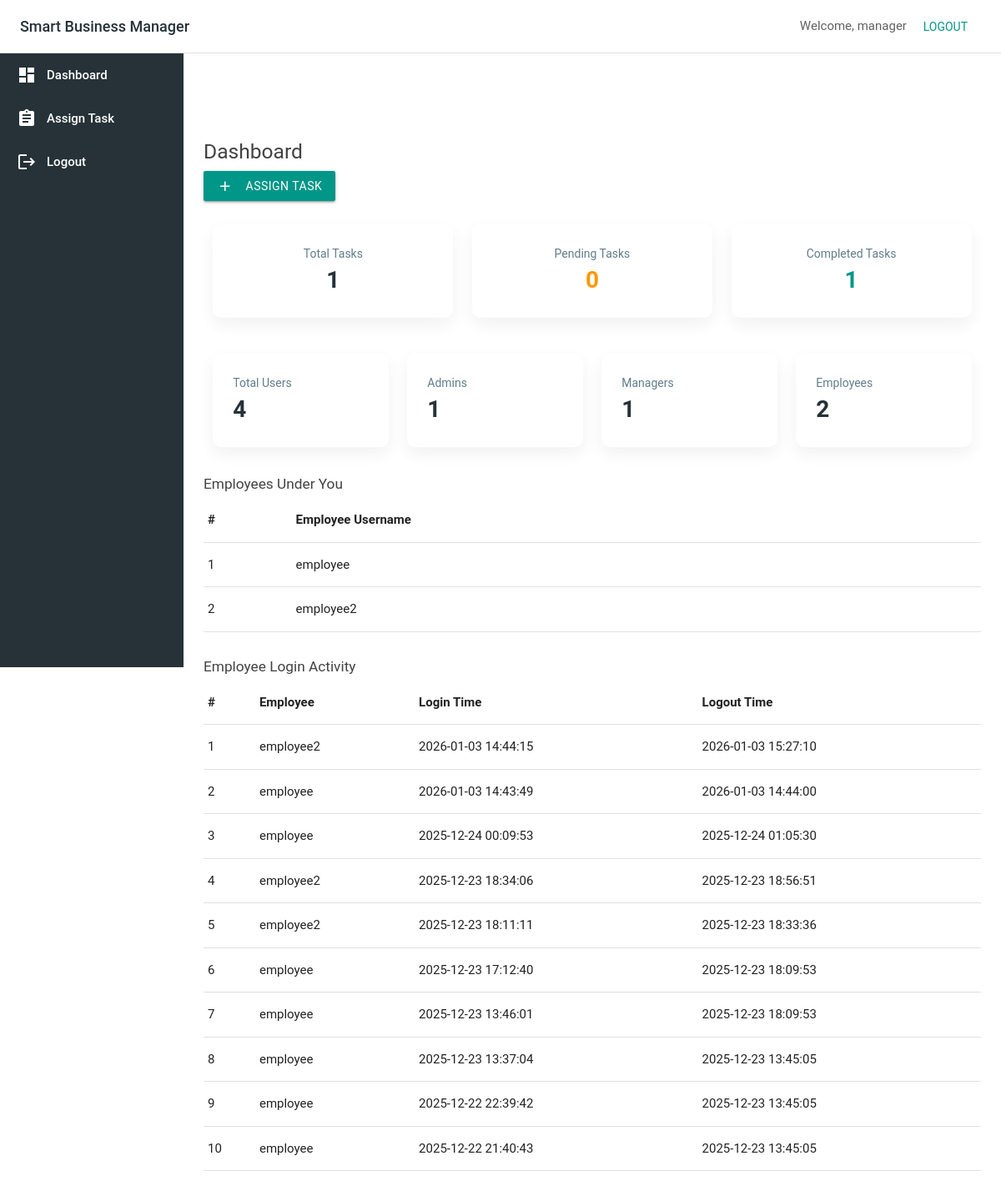
/manager (signed in), run on the app's committed database.
### tables this page shows
CREATE TABLE users (
            id INTEGER PRIMARY KEY AUTOINCREMENT,
            username TEXT UNIQUE,
            password TEXT,
            role TEXT
        );

CREATE TABLE login_activity (
            id INTEGER PRIMARY KEY AUTOINCREMENT,
            username TEXT,
            role TEXT,
            login_time TEXT,
            logout_time TEXT
        );

### app.py (the view)
@app.route("/manager")
def manager_dashboard():
    if session.get("role") != "manager":
        return redirect(url_for("login"))
    conn = get_db()
    total = conn.execute("SELECT COUNT(*) FROM users").fetchone()[0]
    admins = conn.execute("SELECT COUNT(*) FROM users WHERE role='admin'").fetchone()[0]
    managers = conn.execute("SELECT COUNT(*) FROM users WHERE role='manager'").fetchone()[0]
    employee_count = conn.execute("SELECT COUNT(*) FROM users WHERE role='employee'").fetchone()[0]
    total_tasks = conn.execute("SELECT COUNT(*) FROM tasks").fetchone()[0]
    pending_tasks = conn.execute("SELECT COUNT(*) FROM tasks WHERE status='Pending'").fetchone()[0]
    completed_tasks = conn.execute("SELECT COUNT(*) FROM tasks WHERE status='Completed'").fetchone()[0]
    employees = conn.execute(
        "SELECT username FROM users WHERE role='employee'"
    ).fetchall()
    activity = conn.execute(
        """
        SELECT username, login_time, logout_time
        FROM login_activity
        WHERE role='employee'
        ORDER BY id DESC
        """
    ).fetchall()
    conn.close()
    return render_template(
        "manager_dashboard.html",
        total=total,
        admins=admins,
        managers=managers,
        employee_count=employee_count,
        total_tasks=total_tasks,
        pending_tasks=pending_tasks,
        completed_tasks=completed_tasks,
        employees=employees,
        activity=activity
    )

### app.py (called while the page is built)
def get_db():
    conn = sqlite3.connect("database.db")
    conn.row_factory = sqlite3.Row
    return conn

### templates/manager_dashboard.html (shortened to what this page needs)
<!DOCTYPE html>
<html lang="en">
<head>
    <link rel="stylesheet"
          href="https://cdnjs.cloudflare.com/ajax/libs/materialize/1.0.0/css/materialize.min.css">
</head>
<body>
<div class="topbar">
    <div class="topbar-title">Smart Business Manager</div>
    <div>
        <span class="grey-text text-darken-2">Welcome, {{ session.username }}</span>
        <a href="/logout" class="btn-flat teal-text">Logout</a>
    </div>
</div>
<div class="sidebar">
    <a href="/manager">
        <i class="material-icons">dashboard</i>Dashboard
    </a>
    <a href="/assign_task">
        <i class="material-icons">assignment</i>Assign Task
    </a>
    <a href="/logout">
        <i class="material-icons">logout</i>Logout
    </a>
</div>
<div class="main">
    <h5 class="grey-text text-darken-3">Dashboard</h5>
    <a href="/assign_task"
       class="btn waves-effect waves-light teal"
       style="margin-bottom:20px;">
        <i class="material-icons left">add</i>Assign Task
    </a>
    <div class="row">
        <div class="col s12 m4">
            <div class="card stat-card center-align">
                <div class="card-content">
                    <span class="stat-title">Total Tasks</span>
                    <div class="stat-value">{{ total_tasks }}</div>
                </div>
            </div>
        </div>
        <div class="col s12 m4">
            <div class="card stat-card center-align">
                <div class="card-content">
                    <span class="stat-title">Pending Tasks</span>
                    <div class="stat-value orange-text">{{ pending_tasks }}</div>
                </div>
            </div>
        </div>
        <div class="col s12 m4">
            <div class="card stat-card center-align">
                <div class="card-content">
                    <span class="stat-title">Completed Tasks</span>
                    <div class="stat-value teal-text">{{ completed_tasks }}</div>
                </div>
            </div>
        </div>
    </div>
    <div class="row">
        <div class="col s12 m3">
            <div class="card stat-card">
                <div class="card-content">
                    <span class="stat-title">Total Users</span>
                    <div class="stat-value">{{ total }}</div>
                </div>
            </div>
        </div>
        <div class="col s12 m3">
            <div class="card stat-card">
                <div class="card-content">
                    <span class="stat-title">Admins</span>
                    <div class="stat-value">{{ admins }}</div>
                </div>
            </div>
        </div>
        <div class="col s12 m3">
            <div class="card stat-card">
                <div class="card-content">
                    <span class="stat-title">Managers</span>
                    <div class="stat-value">{{ managers }}</div>
                </div>
            </div>
        </div>
        <div class="col s12 m3">
            <div class="card stat-card">
                <div class="card-content">
                    <span class="stat-title">Employees</span>
                    <div class="stat-value">{{ employee_count }}</div>
                </div>
            </div>
        </div>
    </div>
    <h6 class="grey-text text-darken-3">Employees Under You</h6>
    <table class="highlight">
        <thead>
            <tr>
                <th>#</th>
                <th>Employee Username</th>
            </tr>
        </thead>
        <tbody>
            {% for e in employees %}
            <tr>
                <td>{{ loop.index }}</td>
                <td>{{ e.username }}</td>
            </tr>
            {% endfor %}
        </tbody>
    </table>
    <h6 class="grey-text text-darken-3" style="margin-top:32px;">
        Employee Login Activity
    </h6>
    <table class="highlight">
        <thead>
            <tr>
                <th>#</th>
                <th>Employee</th>
                <th>Login Time</th>
                <th>Logout Time</th>
            </tr>
        </thead>
        <tbody>
            {% for a in activity %}
            <tr>
                <td>{{ loop.index }}</td>
                <td>{{ a.username }}</td>
                <td>{{ a.login_time }}</td>
                <td>
                    {% if a.logout_time %}
                        {{ a.logout_time }}
                    {% else %}
                        <span class="badge-active">Active</span>
                    {% endif %}
                </td>
            </tr>
            {% endfor %}
        </tbody>
    </table>
</div>
</body>
</html>

### templates/manager_dashboard.html (style rules this page uses)
body { margin: 0; background-color: #ffffff; font-family: 'Roboto', sans-serif; }
.topbar { height: 64px; background-color: #ffffff; border-bottom: 1px solid #e0e0e0; display: flex; align-items: center; justify-content: space-between; padding: 0 24px; }
.topbar-title { font-size: 18px; font-weight: 500; color: #263238; }
.sidebar { position: fixed; top: 64px; left: 0; width: 220px; height: calc(100vh - 64px); background-color: #263238; }
.sidebar a { display: flex; align-items: center; gap: 12px; padding: 14px 20px; color: #ffffff; text-decoration: none; font-weight: 500; }
.main { margin-left: 220px; margin-top: 64px; padding: 24px; }
.stat-card { border-radius: 10px; box-shadow: 0 8px 20px rgba(0,0,0,0.06); }
.stat-title { font-size: 14px; color: #607d8b; }
.stat-value { font-size: 28px; font-weight: 600; color: #263238; }

### data on the page
users: username "employee"
users: username "employee2"
login_activity: username "employee2", login_time "2026-01-03 14:44:15", logout_time "2026-01-03 15:27:10"
login_activity: username "employee", login_time "2026-01-03 14:43:49", logout_time "2026-01-03 14:44:00"
login_activity: username "employee", login_time "2025-12-24 00:09:53", logout_time "2025-12-24 01:05:30"
login_activity: username "employee2", login_time "2025-12-23 18:34:06", logout_time "2025-12-23 18:56:51"
login_activity: username "employee2", login_time "2025-12-23 18:11:11", logout_time "2025-12-23 18:33:36"
login_activity: username "employee", login_time "2025-12-23 17:12:40", logout_time "2025-12-23 18:09:53"
login_activity: username "employee", login_time "2025-12-23 13:46:01", logout_time "2025-12-23 18:09:53"
login_activity: username "employee", login_time "2025-12-23 13:37:04", logout_time "2025-12-23 13:45:05"
login_activity: username "employee", login_time "2025-12-22 22:39:42", logout_time "2025-12-23 13:45:05"
login_activity: username "employee", login_time "2025-12-22 21:40:43", logout_time "2025-12-23 13:45:05"

### other printed values
{{ session.username }} "manager"
{{ total_tasks }} "1"
{{ pending_tasks }} "0"
{{ completed_tasks }} "1"
{{ total }} "4"
{{ admins }} "1"
{{ managers }} "1"
{{ employee_count }} "2"
